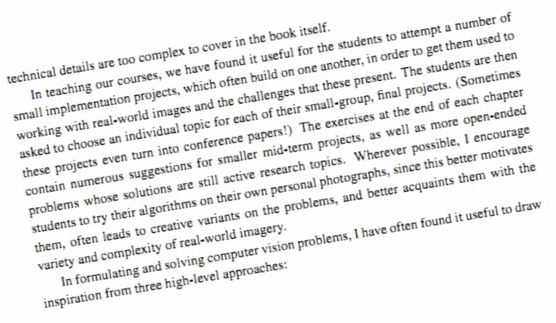
#> input picture opencv/python/imageTextR.png, 556 x 323 px
$ python lpf_by_fft_clean_ift.py   (Python 2 division)
#> lines starting #> are read from the running program, lines starting #| are printed output that depends on the picture
import cv2
import numpy as np
import matplotlib.pyplot as plt

def cv_fft_shift_orig(complexImg):
    planes = cv2.split(complexImg)
    magImg = cv2.magnitude(planes[0], planes[1])
    magImg = magImg + 1
    magImg = cv2.log(magImg)
    cx = magImg.shape[1]/2
    cy = magImg.shape[0]/2
    q0 = magImg[0:cy, 0:cx] # top-left
    q1 = magImg[0:cy, cx:] # top-right
    q2 = magImg[cy:, 0:cx] # bottom-left
    q3 = magImg[cy:, cx:] # bottom-right
    tmp = q0.copy()
    np.copyto(q0, q3)
    np.copyto(q3, tmp)

    tmp = q1.copy()
    np.copyto(q1, q2)
    np.copyto(q2, tmp)

    # magImg = cv2.normalize(magImg, alpha=0, beta=1, norm_type=cv2.NORM_MINMAX)
    return magImg

def cv_fft_shift(complexImg):
    planes = cv2.split(complexImg)

    for plane in planes:
        shifted = plane
        cx = shifted.shape[1]/2
        cy = shifted.shape[0]/2
        q0 = shifted[0:cy, 0:cx] # top-left
        q1 = shifted[0:cy, cx:] # top-right
        q2 = shifted[cy:, 0:cx] # bottom-left
        q3 = shifted[cy:, cx:] # bottom-right
        tmp = q0.copy()
        np.copyto(q0, q3)
        np.copyto(q3, tmp)
        tmp = q1.copy()
        np.copyto(q1, q2)
        np.copyto(q2, tmp)

    magImg = cv2.magnitude(planes[0], planes[1])
    magImg = magImg + 1
    magImg = cv2.log(magImg)

    # magImg = cv2.normalize(magImg, alpha=0, beta=1, norm_type=cv2.NORM_MINMAX)
    return magImg


def np_fft_shift(complexImg):
    shifted = np.fft.fftshift(complexImg)
    magImg = cv2.magnitude(shifted[:,:,0],shifted[:,:,1])
    magImg = np.log(magImg+1)
    return shifted, magImg

def image_fft(img, method='cv'):
    irows,icols = img.shape
    m = cv2.getOptimalDFTSize(irows)
    n = cv2.getOptimalDFTSize(icols)
    right, bottom = n-icols, m-irows

    nimg = cv2.copyMakeBorder(img, 0, bottom, 0, right, cv2.BORDER_CONSTANT, value=0)

    # planes = [ nimg.astype('float32'), np.zeros(nimg.shape).astype('float32') ]
    # complexImg = cv2.merge(planes)
    # complexImg = cv2.dft(complexImg)
    complexImg = cv2.dft(nimg.astype('float32'), flags=cv2.DFT_COMPLEX_OUTPUT)

    if method=='cv':
        magImg = cv_fft_shift(complexImg)
    else:
        magImg = np_fft_shift(complexImg)

    # magImg = cv2.normalize(magImg, alpha=0, beta=1, norm_type=cv2.NORM_MINMAX)

    return magImg


imgR = cv2.imread("imageTextR.png", cv2.IMREAD_GRAYSCALE)
#> imgR: shape (323, 556); min 15, max 254, mean 235.3
cvMagR = image_fft(imgR, 'cv')
#> in image_fft, `nimg = cv2.copyMakeBorder(img, 0, bottom, 0, right, cv2.BORDER_CONSTAN..`:
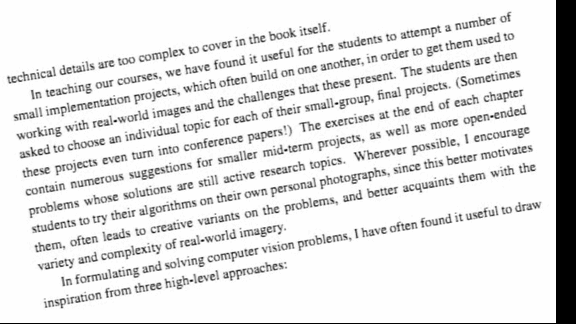
#> nimg: shape (324, 576); min 0, max 254, mean 226.4
#> the loop in cv_fft_shift, `for plane in planes:` made 2 passes
#> (cx, cy) on passes 1 to 2: (288, 162), (288, 162)
#> pass 1, in cv_fft_shift, `q0 = shifted[0:cy, 0:cx]`:
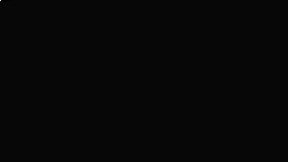
#> q0: shape (162, 288) float32; min -1213070.5, max 42251548, mean 749; drawn with min black and max white
#> pass 1, in cv_fft_shift, `q1 = shifted[0:cy, cx:]`:
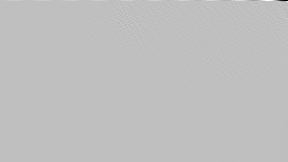
#> q1: shape (162, 288) float32; min -1213070.5, max 404088.2, mean 263.8; drawn with min black and max white
#> pass 1, in cv_fft_shift, `q2 = shifted[cy:, 0:cx]`:
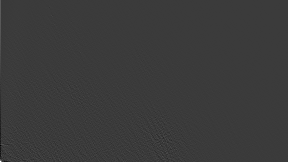
#> q2: shape (162, 288) float32; min -259538.2, max 859222.4, mean 249.3; drawn with min black and max white
#> after the loop in cv_fft_shift, `for plane in planes:`:
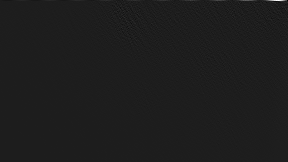
#> q2: shape (162, 288) float32; min -171391.1, max 1295953.5, mean 670.4; drawn with min black and max white
#> after the loop in cv_fft_shift, `for plane in planes:`:
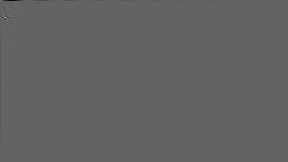
#> q3: shape (162, 288) float32; min -1295953.5, max 2022412, mean -993.8; drawn with min black and max white
#> in cv_fft_shift, `magImg = cv2.log(magImg)`:
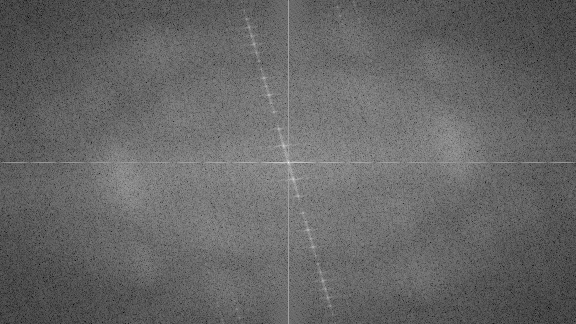
#> magImg: shape (324, 576) float32; min 2.08, max 17.56, mean 8.29; drawn with min black and max white
npMagR = image_fft(imgR, 'np')

fig,axes = plt.subplots(1,3,figsize=(10,10))
axes[0].imshow(imgR, cmap='gray')
axes[1].imshow(cvMagR, cmap='gray')
#> (the run stopped early here; a loop or call above may not have finished)

$ run again, with opencv/python/imageTextN.png copied over opencv/python/imageTextR.png
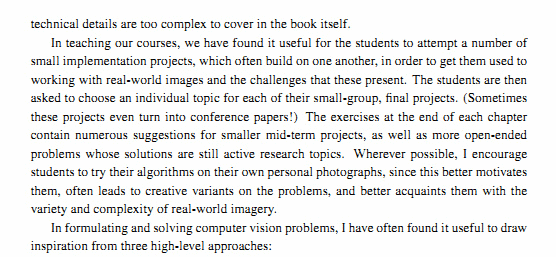
#> input picture opencv/python/imageTextN.png, 556 x 257 px
#> in image_fft, `nimg = cv2.copyMakeBorder(img, 0, bottom, 0, right, cv2.BORDER_CONSTAN..`:
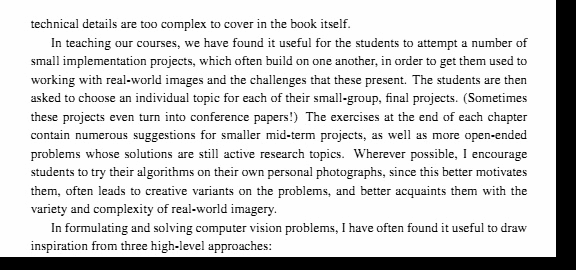
#> nimg: shape (270, 576); min 0, max 254, mean 213.7
#> the loop in cv_fft_shift, `for plane in planes:` made 2 passes
#> (cx, cy) on passes 1 to 2: (288, 135), (288, 135)
#> in cv_fft_shift, `magImg = cv2.log(magImg)`:
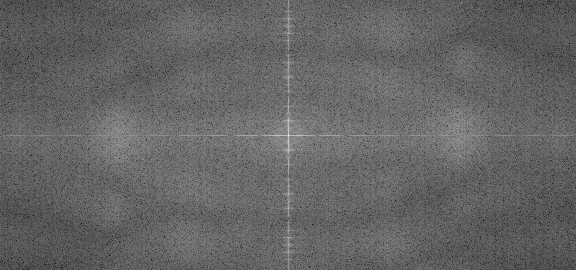
#> magImg: shape (270, 576) float32; min 3.8, max 17.32, mean 9.14; drawn with min black and max white
